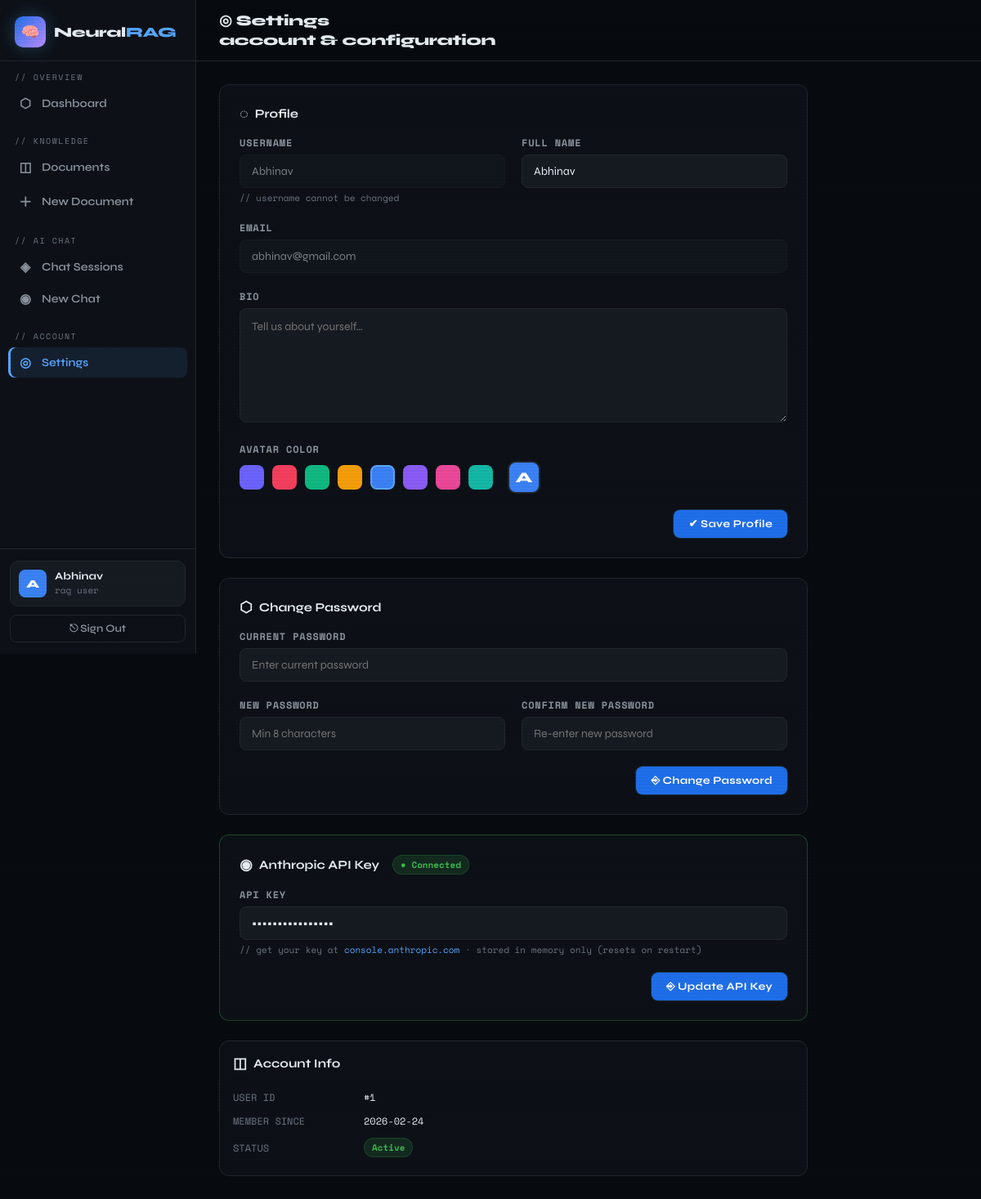
The app's page /settings (signed in) with its own data.
### tables this page shows
CREATE TABLE users (
            id INTEGER PRIMARY KEY AUTOINCREMENT,
            username TEXT UNIQUE NOT NULL,
            email TEXT UNIQUE NOT NULL,
            password_hash TEXT NOT NULL,
            full_name TEXT DEFAULT '',
            bio TEXT DEFAULT '',
            avatar_color TEXT DEFAULT '#6c63ff',
            is_active INTEGER DEFAULT 1,
            created_at TEXT DEFAULT (datetime('now')),
            updated_at TEXT DEFAULT (datetime('now'))
        );

### app.py (the view, shortened to what this page needs)
@app.route('/settings', methods=['GET', 'POST'])
@login_required
def settings():
    db   = get_db()
    user = get_current_user()
    has_api = bool(session.get('gemini_api_key') or app.config['GEMINI_API_KEY'])
    return render_template('settings.html', user=user, has_api=has_api)

### app.py (called while the page is built)
def get_db():
    if 'db' not in g:
        g.db = sqlite3.connect(app.config['DB_PATH'])
        g.db.row_factory = sqlite3.Row
        g.db.execute("PRAGMA foreign_keys = ON")
    return g.db

def login_required(f):
    @wraps(f)
    def decorated(*args, **kwargs):
        if 'user_id' not in session:
            flash('Please sign in to continue.', 'warning')
            return redirect(url_for('login'))
        return f(*args, **kwargs)
    return decorated

def get_current_user():
    if 'user_id' not in session:
        return None
    db = get_db()
    return db.execute('SELECT * FROM users WHERE id = ?', (session['user_id'],)).fetchone()

@app.context_processor
def inject_helpers():
    return dict(get_current_user=get_current_user)

### templates/settings.html (shortened to what this page needs)
{% extends "base.html" %}
{% block page_title %}◎ Settings{% endblock %}
{% block page_sub %}account & configuration{% endblock %}
{% block content %}
<div style="max-width:720px;display:flex;flex-direction:column;gap:24px">
  <div class="card">
    <div class="card-title"><span class="ct-icon">◌</span> Profile</div>
    <form method="POST">
      <div class="grid-2">
        <div class="form-row">
          <label>Username</label>
          <input type="text" value="{{ user.username }}" disabled style="opacity:.5;cursor:not-allowed">
          <div class="input-hint">// username cannot be changed</div>
        </div>
        <div class="form-row">
          <label>Full Name</label>
          <input type="text" name="full_name" value="{{ user.full_name or '' }}" placeholder="Your full name">
        </div>
      </div>
      <div class="form-row">
        <label>Email</label>
        <input type="email" value="{{ user.email }}" disabled style="opacity:.5;cursor:not-allowed">
      </div>
      <div class="form-row">
        <label>Bio</label>
        <textarea name="bio" rows="3" placeholder="Tell us about yourself…">{{ user.bio or '' }}</textarea>
      </div>
      <div class="form-row">
        <label>Avatar Color</label>
        <div style="display:flex;gap:10px;align-items:center">
          {% set colors = ['#6c63ff','#f43f5e','#10b981','#f59e0b','#3b82f6','#8b5cf6','#ec4899','#14b8a6'] %}
          {% for c in colors %}
          <label style="cursor:pointer;margin:0">
            <div style="width:30px;height:30px;border-radius:8px;background:{{ c }};border:2px solid {{ 'var(--primary)' if user.avatar_color==c else 'transparent' }};cursor:pointer;transition:.15s"
                 onclick="selectColor(this, '{{ c }}')"></div>
          </label>
          {% endfor %}
          <div id="av-preview" style="width:40px;height:40px;border-radius:10px;background:{{ user.avatar_color }};display:flex;align-items:center;justify-content:center;font-size:18px;font-weight:800;color:#fff;margin-left:8px;border:2px solid var(--border)">
            {{ user.username[0].upper() }}
          </div>
        </div>
      </div>
      <div style="text-align:right">
        <button type="submit" class="btn btn-primary">✔ Save Profile</button>
      </div>
    </form>
  </div>
  <div class="card">
    <div class="card-title"><span class="ct-icon">⬡</span> Change Password</div>
    <form method="POST">
      <div class="form-row">
        <label>Current Password</label>
        <input type="password" name="current_password" placeholder="Enter current password" required>
      </div>
      <div class="grid-2">
        <div class="form-row">
          <label>New Password</label>
          <input type="password" name="new_password" id="np" placeholder="Min 8 characters" required minlength="8">
        </div>
        <div class="form-row">
          <label>Confirm New Password</label>
          <input type="password" name="confirm_new" id="cn" placeholder="Re-enter new password" required>
        </div>
      </div>
      <div style="text-align:right">
        <button type="submit" class="btn btn-primary">⎆ Change Password</button>
      </div>
    </form>
  </div>
  <div class="card" style="border-color:{% if has_api %}rgba(63,185,80,.3){% else %}rgba(210,153,34,.3){% endif %}">
    <div class="card-title">
      <span class="ct-icon">◉</span> Anthropic API Key
      {% if has_api %}
      <span class="badge badge-green" style="margin-left:8px">● Connected</span>
      {% else %}
      <span class="badge badge-warn" style="margin-left:8px">● Demo Mode</span>
      {% endif %}
    </div>
    <form method="POST">
      <div class="form-row">
        <label>API Key</label>
        <input type="password" name="api_key" placeholder="sk-ant-api03-…" autocomplete="off"
               value="{{ '●●●●●●●●●●●●●●●●' if has_api else '' }}">
        <div class="input-hint">
          // get your key at <a href="https://console.anthropic.com" target="_blank" style="color:var(--primary)">console.anthropic.com</a>
          · stored in memory only (resets on restart)
        </div>
      </div>
      <div style="text-align:right">
        <button type="submit" class="btn btn-primary">⎆ Update API Key</button>
      </div>
    </form>
  </div>
  <div class="card card-sm">
    <div class="card-title"><span class="ct-icon">◫</span> Account Info</div>
    <table style="border:none">
      <tr><td style="border:none;padding:6px 0;color:var(--text3);font-family:'Space Mono',monospace;font-size:12px;width:160px">USER ID</td><td style="border:none;padding:6px 0;font-family:'Space Mono',monospace;font-size:12px">#{{ user.id }}</td></tr>
      <tr><td style="border:none;padding:6px 0;color:var(--text3);font-family:'Space Mono',monospace;font-size:12px">MEMBER SINCE</td><td style="border:none;padding:6px 0;font-family:'Space Mono',monospace;font-size:12px">{{ user.created_at[:10] }}</td></tr>
      <tr><td style="border:none;padding:6px 0;color:var(--text3);font-family:'Space Mono',monospace;font-size:12px">STATUS</td><td style="border:none;padding:6px 0"><span class="badge badge-green">Active</span></td></tr>
    </table>
  </div>
</div>
{% endblock %}

### templates/base.html (style rules this page uses)
:root { --bg: #080c10; --surface: #0d1117; --surface2: #161b22; --border: #21262d; --border2: #30363d; --primary: #58a6ff; --primary-d: #1f6feb; --accent: #3fb950; --accent2: #bc8cff; --warn: #d29922; --danger: #f85149; --text: #e6edf3; --text2: #8b949e; --text3: #6e7681; --glow: rgba(88,166,255,0.15); --glow-g: rgba(63,185,80,0.1); }
*, *::before, *::after { box-sizing: border-box; margin: 0; padding: 0; }
html { scroll-behavior: smooth; }
body { font-family: 'Syne', sans-serif; background: var(--bg); color: var(--text); min-height: 100vh; display: flex; overflow-x: hidden; }
body::before { content: ''; position: fixed; inset: 0; background: repeating-linear-gradient(0deg, transparent, transparent 2px, rgba(0,0,0,.03) 2px, rgba(0,0,0,.03) 4px); pointer-events: none; z-index: 9999; }
.card { background: var(--surface); border: 1px solid var(--border); border-radius: 12px; padding: 24px; }
.card-sm { padding: 16px; }
.card-title { font-size: 15px; font-weight: 700; margin-bottom: 16px; display: flex; align-items: center; gap: 8px; }
.card-title .ct-icon { font-size: 18px; }
.form-row { margin-bottom: 20px; }
label { display: block; margin-bottom: 6px; font-size: 12px; font-weight: 700; text-transform: uppercase; letter-spacing: .8px; color: var(--text2); font-family: 'Space Mono', monospace; }
input[type=text], input[type=email], input[type=password], input[type=search], textarea, select { width: 100%; padding: 11px 14px; background: var(--surface2); border: 1px solid var(--border); border-radius: 8px; color: var(--text); font-size: 14px; font-family: 'Syne', sans-serif; transition: border-color .2s, box-shadow .2s; }
textarea { resize: vertical; min-height: 140px; line-height: 1.6; }
.input-hint { font-size: 11px; color: var(--text3); margin-top: 4px; font-family: 'Space Mono', monospace; }
.btn { display: inline-flex; align-items: center; gap: 7px; padding: 9px 18px; border-radius: 8px; border: none; font-size: 13px; font-weight: 700; cursor: pointer; text-decoration: none; transition: all .15s; font-family: 'Syne', sans-serif; letter-spacing: .3px; }
.btn-primary { background: var(--primary-d); color: #fff; box-shadow: 0 0 0 1px rgba(88,166,255,.2); }
table { width: 100%; border-collapse: collapse; }
td { padding: 13px 16px; font-size: 13px; border-bottom: 1px solid rgba(33,38,45,.6); vertical-align: middle; }
tr:last-child td { border-bottom: none; }
.badge { display: inline-flex; align-items: center; padding: 3px 9px; border-radius: 20px; font-size: 11px; font-weight: 700; font-family: 'Space Mono', monospace; }
.badge-green { background: rgba(63,185,80,.15); color: var(--accent); border: 1px solid rgba(63,185,80,.2); }
.grid-2 { display: grid; grid-template-columns: 1fr 1fr; gap: 20px; }
a { color: var(--primary); text-decoration: none; }

### records on screen
users: username "Abhinav", full_name "Abhinav", email "abhinav@gmail.com", username "A", id "1", created_at "2026-02-24"

### other values on screen
{{ session.username[0].upper() }} "A"
{{ session.username }} "Abhinav"
